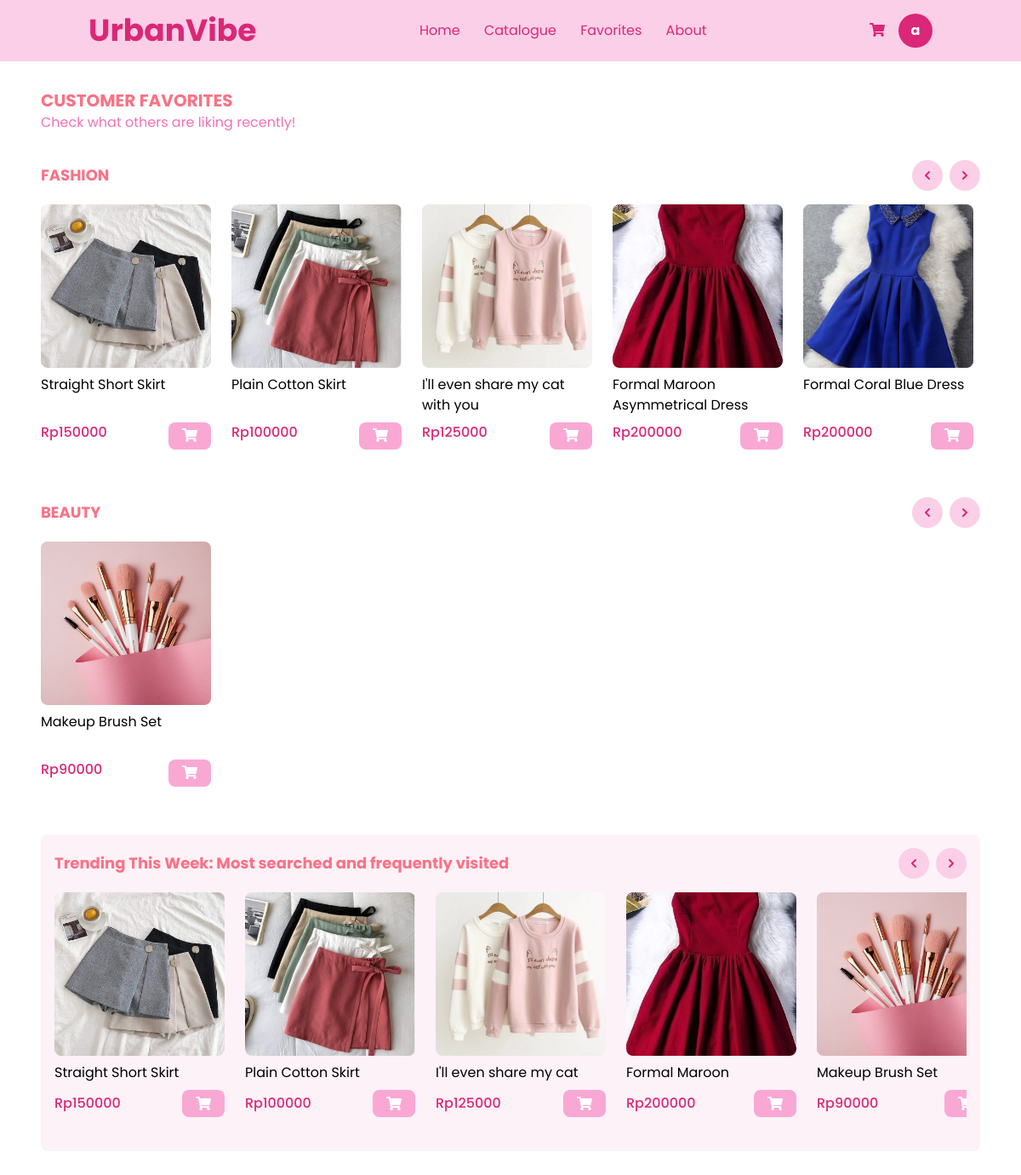
Page /favorites/ (signed in) on the committed database.
### WebPage/models.py (models this page shows, shortened)
class CustomUser(AbstractBaseUser, PermissionsMixin):  # Inherit PermissionsMixin
    email = models.EmailField(unique=True)
    full_name = models.CharField(max_length=255)
    phone_number = models.CharField(max_length=15, blank=True, null=True)
    address = models.TextField(blank=True, null=True)
    is_staff = models.BooleanField(default=False)
    is_superuser = models.BooleanField(default=False)
    is_active = models.BooleanField(default=True)  # This should already exist
    objects = CustomUserManager()
    USERNAME_FIELD = 'email'
    REQUIRED_FIELDS = ['full_name']

class Product(models.Model):
    product_id = models.AutoField(primary_key=True)
    name = models.CharField(max_length=255)
    description = models.TextField()
    price = models.PositiveIntegerField()
    stock = models.PositiveIntegerField()
    class Meta:
        abstract = True

class Fashion(Product):
    sub_category = models.CharField(max_length=20, choices=FashionSubCategory.choices)
    color = MultiSelectField(choices=COLOR_CHOICES, max_length=100)  # Allows multiple colors
    size = MultiSelectField(choices=SIZE_CHOICES, max_length=50)  # Allows multiple sizes
    fashion_type = models.CharField(max_length=15, null=True, blank=True, choices=FashionType.choices)

class ProductImage(models.Model):
    fashion = models.ForeignKey(Fashion, on_delete=models.CASCADE, related_name='images', null=True, blank=True)
    beauty = models.ForeignKey(Beauty, on_delete=models.CASCADE, related_name='images', null=True, blank=True)
    accessories = models.ForeignKey(Accessories, on_delete=models.CASCADE, related_name='images', null=True, blank=True)
    image = models.ImageField(upload_to='product_images/')

class Beauty(Product):
    class BeautyType(models.TextChoices):
        FACE = "Face", "Face"
        EYE = "Eye", "Eye"
        LIPS = "Lips", "Lips"
    makeup_type = models.CharField(max_length=20, choices=BeautyType.choices)

### WebPage/views.py (the view)
# urls.py: path('favorites/', views.favorites, name='favorites'),
def favorites(request):
    fashion_products = Fashion.objects.order_by('-product_id')[:8]
    beauty_products = Beauty.objects.order_by('-product_id')[:8]
    trending_fashion = Fashion.objects.order_by('-product_id')[:4]
    trending_beauty = Beauty.objects.order_by('-product_id')[:4]
    trending_products = list(trending_fashion) + list(trending_beauty)
    for product in fashion_products:
        if not product.images.exists():
            ProductImage.objects.create(
                fashion=product,
                image='product_images/placeholder.jpg'
            )
    for product in beauty_products:
        if not product.images.exists():
            ProductImage.objects.create(
                beauty=product,
                image='product_images/placeholder.jpg'
            )
    context = {
        'fashion_products': fashion_products,
        'beauty_products': beauty_products,
        'trending_products': trending_products,
    }
    return render(request, 'WebPage/favorites.html', context)

### templates/WebPage/favorites.html (shortened to what this page needs)
{% extends 'base.html' %} {% load static %} {% block content %}
<main class="p-8">
  <section>
    <h2 class="text-xl font-bold text-rose-400">CUSTOMER FAVORITES</h2>
    <p class="text-pink-400">Check what others are liking recently!</p>
  </section>
  <section class="mt-8">
    <div class="flex items-center justify-between">
      <h3 class="text-lg font-bold text-rose-400">FASHION</h3>
      <div class="flex space-x-2">
        <button id="fashion-prev" class="bg-pink-200 hover:bg-pink-300 text-pink-600 p-2 rounded-full">
          <svg xmlns="http://www.w3.org/2000/svg" class="h-5 w-5" viewBox="0 0 20 20" fill="currentColor">
            <path fill-rule="evenodd" d="M12.707 5.293a1 1 0 010 1.414L9.414 10l3.293 3.293a1 1 0 01-1.414 1.414l-4-4a1 1 0 010-1.414l4-4a1 1 0 011.414 0z" clip-rule="evenodd"/>
          </svg>
        </button>
        <button id="fashion-next" class="bg-pink-200 hover:bg-pink-300 text-pink-600 p-2 rounded-full">
          <svg xmlns="http://www.w3.org/2000/svg" class="h-5 w-5" viewBox="0 0 20 20" fill="currentColor">
            <path fill-rule="evenodd" d="M7.293 14.707a1 1 0 010-1.414L10.586 10 7.293 6.707a1 1 0 011.414-1.414l4 4a1 1 0 010 1.414l-4 4a1 1 0 01-1.414 0z" clip-rule="evenodd"/>
          </svg>
        </button>
      </div>
    </div>
    <div class="mt-4 relative">
      <div id="fashion-slider" class="flex overflow-x-scroll pb-6 hide-scrollbar">
        <div class="flex flex-nowrap space-x-6">
          {% for product in fashion_products %}
          <div class="inline-block min-w-[200px] cursor-pointer product-card" data-url="{% url 'product_detail' category='fashion' pk=product.pk %}">
            {% if product.images.first %}
            <img class="w-full h-48 object-cover rounded-lg" src="{{ product.images.first.image.url }}" alt="{{ product.name }}"/>
            {% else %}
            <div class="w-full h-48 bg-gray-200 rounded-lg flex items-center justify-center">
              <span class="text-gray-500">No image available</span>
            </div>
            {% endif %}
            <h4 class="mt-2 h-12 overflow-hidden">{{ product.name }}</h4>
            <div class="flex justify-between items-center">
              <p class="text-pink-600 font-medium">Rp{{ product.price }}</p>
              <button class="mt-2 bg-pink-300 hover:bg-pink-400 text-white py-1 px-4 rounded-lg flex items-center justify-center">
                <a href="{% url 'shoppingcart' %}"><i class="fas fa-shopping-cart"></i></a>
              </button>
            </div>
          </div>
          {% empty %}
          <p>No fashion products available.</p>
          {% endfor %}
        </div>
      </div>
    </div>
  </section>
  <section class="mt-8">
    <div class="flex items-center justify-between">
      <h3 class="text-lg font-bold text-rose-400">BEAUTY</h3>
      <div class="flex space-x-2">
        <button id="beauty-prev" class="bg-pink-200 hover:bg-pink-300 text-pink-600 p-2 rounded-full">
          <svg xmlns="http://www.w3.org/2000/svg" class="h-5 w-5" viewBox="0 0 20 20" fill="currentColor">
            <path fill-rule="evenodd" d="M12.707 5.293a1 1 0 010 1.414L9.414 10l3.293 3.293a1 1 0 01-1.414 1.414l-4-4a1 1 0 010-1.414l4-4a1 1 0 011.414 0z" clip-rule="evenodd"/>
          </svg>
        </button>
        <button id="beauty-next" class="bg-pink-200 hover:bg-pink-300 text-pink-600 p-2 rounded-full">
          <svg xmlns="http://www.w3.org/2000/svg" class="h-5 w-5" viewBox="0 0 20 20" fill="currentColor">
            <path fill-rule="evenodd" d="M7.293 14.707a1 1 0 010-1.414L10.586 10 7.293 6.707a1 1 0 011.414-1.414l4 4a1 1 0 010 1.414l-4 4a1 1 0 01-1.414 0z" clip-rule="evenodd"/>
          </svg>
        </button>
      </div>
    </div>
    <div class="mt-4 relative">
      <div id="beauty-slider" class="flex overflow-x-scroll pb-6 hide-scrollbar">
        <div class="flex flex-nowrap space-x-6">
          {% for product in beauty_products %}
          <div class="inline-block min-w-[200px] cursor-pointer product-card" data-url="{% url 'product_detail' category='beauty' pk=product.pk %}">
            {% if product.images.first %}
            <img class="w-full h-48 object-cover rounded-lg" src="{{ product.images.first.image.url }}" alt="{{ product.name }}"/>
            {% else %}
            <div class="w-full h-48 bg-gray-200 rounded-lg flex items-center justify-center">
              <span class="text-gray-500">No image available</span>
            </div>
            {% endif %}
            <h4 class="mt-2 h-12 overflow-hidden">{{ product.name }}</h4>
            <div class="flex justify-between items-center">
              <p class="text-pink-600 font-medium">Rp{{ product.price }}</p>
              <button class="mt-2 bg-pink-300 hover:bg-pink-400 text-white py-1 px-4 rounded-lg flex items-center justify-center">
                <a href="{% url 'shoppingcart' %}"><i class="fas fa-shopping-cart"></i></a>
              </button>
            </div>
          </div>
          {% empty %}
          <p>No beauty products available.</p>
          {% endfor %}
        </div>
      </div>
    </div>
  </section>
<section class="mt-8 bg-pink-50 p-4 rounded-lg">
  <div class="flex items-center justify-between">
    <h3 class="text-lg font-bold text-rose-400">
      Trending This Week: Most searched and frequently visited
    </h3>
    <div class="flex space-x-2">
      <button
        id="trending-prev"
        class="bg-pink-200 hover:bg-pink-300 text-pink-600 p-2 rounded-full"
      >
        <svg
          xmlns="http://www.w3.org/2000/svg"
          class="h-5 w-5"
          viewBox="0 0 20 20"
          fill="currentColor"
        >
          <path
            fill-rule="evenodd"
            d="M12.707 5.293a1 1 0 010 1.414L9.414 10l3.293 3.293a1 1 0 01-1.414 1.414l-4-4a1 1 0 010-1.414l4-4a1 1 0 011.414 0z"
            clip-rule="evenodd"
          />
        </svg>
      </button>
      <button
        id="trending-next"
        class="bg-pink-200 hover:bg-pink-300 text-pink-600 p-2 rounded-full"
      >
        <svg
          xmlns="http://www.w3.org/2000/svg"
          class="h-5 w-5"
          viewBox="0 0 20 20"
          fill="currentColor"
        >
          <path
            fill-rule="evenodd"
            d="M7.293 14.707a1 1 0 010-1.414L10.586 10 7.293 6.707a1 1 0 011.414-1.414l4 4a1 1 0 010 1.414l-4 4a1 1 0 01-1.414 0z"
            clip-rule="evenodd"
          />
        </svg>
      </button>
    </div>
  </div>
  <div class="mt-4 relative">
    <div
      id="trending-slider"
      class="flex overflow-x-scroll pb-6 hide-scrollbar"
    >
      <div class="flex flex-nowrap space-x-6">
        {% for product in trending_products %}
        <div class="inline-block min-w-[200px]">
          {% if product.images.first %}
          <img
            class="w-full h-48 object-cover rounded-lg"
            src="{{ product.images.first.image.url }}"
            alt="{{ product.name }}"
          />
          {% else %}
          <div
            class="w-full h-48 bg-gray-200 rounded-lg flex items-center justify-center"
          >
            <span class="text-gray-500">No image available</span>
          </div>
          {% endif %}
          <h4 class="mt-2 h-6 overflow-hidden">{{ product.name }}</h4>
          <div class="flex justify-between items-center mt-2">
            <p class="text-pink-600 font-medium">Rp{{ product.price }}</p>
            <button
              class="bg-pink-300 text-white py-2 px-4 rounded-lg flex items-center justify-center"
            >
              <i class="fas fa-shopping-cart"></i>
            </button>
          </div>
        </div>
        {% empty %}
        <p>No trending products available.</p>
        {% endfor %}
      </div>
    </div>
  </div>
</section>
</main>
{% endblock %}

### templates/base.html (shortened to what this page needs)
{% load static %}
<!DOCTYPE html>
<html lang="en">
<head>
    <link rel="stylesheet" href="{% static 'assets/css/styles.css' %}">
    <script src="https://cdn.tailwindcss.com"></script>
    <link rel="stylesheet" href="https://cdnjs.cloudflare.com/ajax/libs/font-awesome/5.15.3/css/all.min.css"/>
</head>
<body>
    <header class="bg-pink-200 py-4">
        <div class="container mx-auto flex justify-between items-center px-4">
            <a class="text-4xl font-bold text-pink-600" href="{% url 'index' %}">
                UrbanVibe
            </a>
            <nav class="space-x-6">
                <a class="text-pink-600 hover:text-pink-800" href="{% url 'index' %}">Home</a>
                <a class="text-pink-600 hover:text-pink-800" href="{% url 'catalogue' %}">Catalogue</a>
                <a class="text-pink-600 hover:text-pink-800" href="{% url 'favorites' %}">Favorites</a>
                <a class="text-pink-600 hover:text-pink-800" href="{% url 'about_us' %}">About</a>
            </nav>
            <div class="flex items-center space-x-4">
                <a href="{% url 'shoppingcart' %}">
                    <i class="fas fa-shopping-cart text-pink-600"></i>
                </a>
                {% if user.is_authenticated %}
                    <a href="{% url 'profile' %}" class="w-10 h-10 rounded-full bg-pink-600 flex items-center justify-center text-white font-bold">
                        {{ user.full_name|slice:":1" }}
                    </a>
                {% else %}
                    <a href="{% url 'login' %}" class="bg-white text-pink-600 border border-pink-600 px-4 py-2 rounded-full hover:bg-pink-600 hover:text-white">
                        Get Started
                    </a>
                {% endif %}
            </div>
        </div>
    </header>
    <main class="min-h-screen mx-auto max-w-[1320px] px-4">
        {% block content %}
        {% endblock %}
    </main>
</body>
</html>

### static/assets/css/styles.css (style rules this page uses)
body { font-family: 'Poppins', sans-serif; margin: 0; padding: 0; background-color: #fff; }
header { display: flex; justify-content: space-between; align-items: center; padding: 15px 50px; background-color: #FEC8D8; color: #E91E63; }
button { background-color: #E91E63; color: white; font-size: 14px; font-weight: 700; padding: 10px 20px; border: none; border-radius: 20px; cursor: pointer; transition: background-color 0.3s ease; }

### templates/WebPage/favorites.html (style rules this page uses)
.hide-scrollbar { -ms-overflow-style: none; scrollbar-width: none; }

### rows in the picture
CustomUser: full_name "a"
Fashion: images.first.image (picture), name "Straight Short Skirt", price "150000"
Fashion: images.first.image (picture), name "Plain Cotton Skirt", price "100000"
Fashion: images.first.image (picture), name "I'll even share my cat with you", price "125000", name "I'll even share my cat…"
Fashion: images.first.image (picture), name "Formal Maroon Asymmetrical Dress", price "200000", name "Formal Maroon…"
Fashion: images.first.image (picture), name "Formal Coral Blue Dress", price "200000"
Beauty: images.first.image (picture), name "Makeup Brush Set", price "90000"
